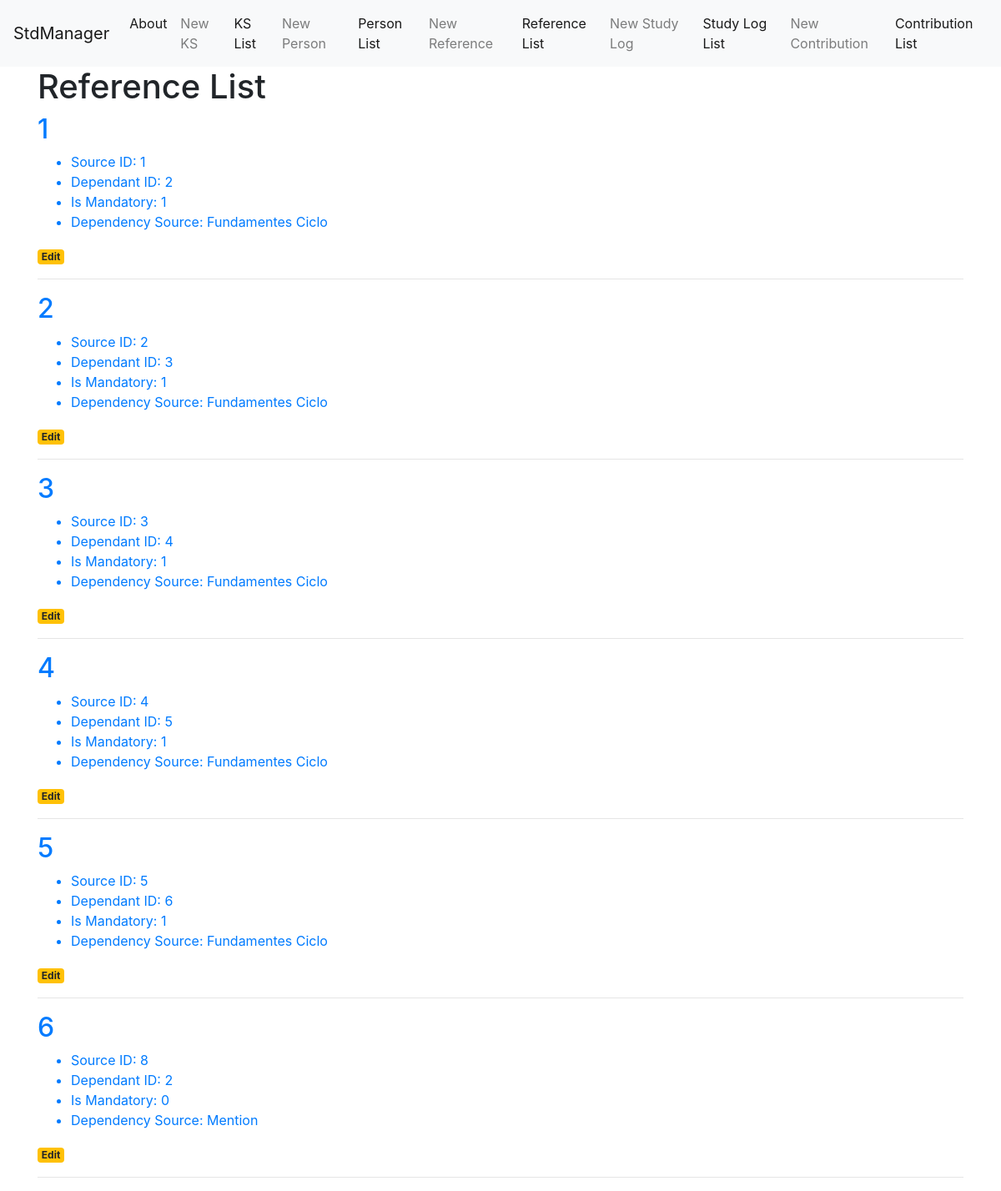
The page /reference-list on the database as committed earlier.
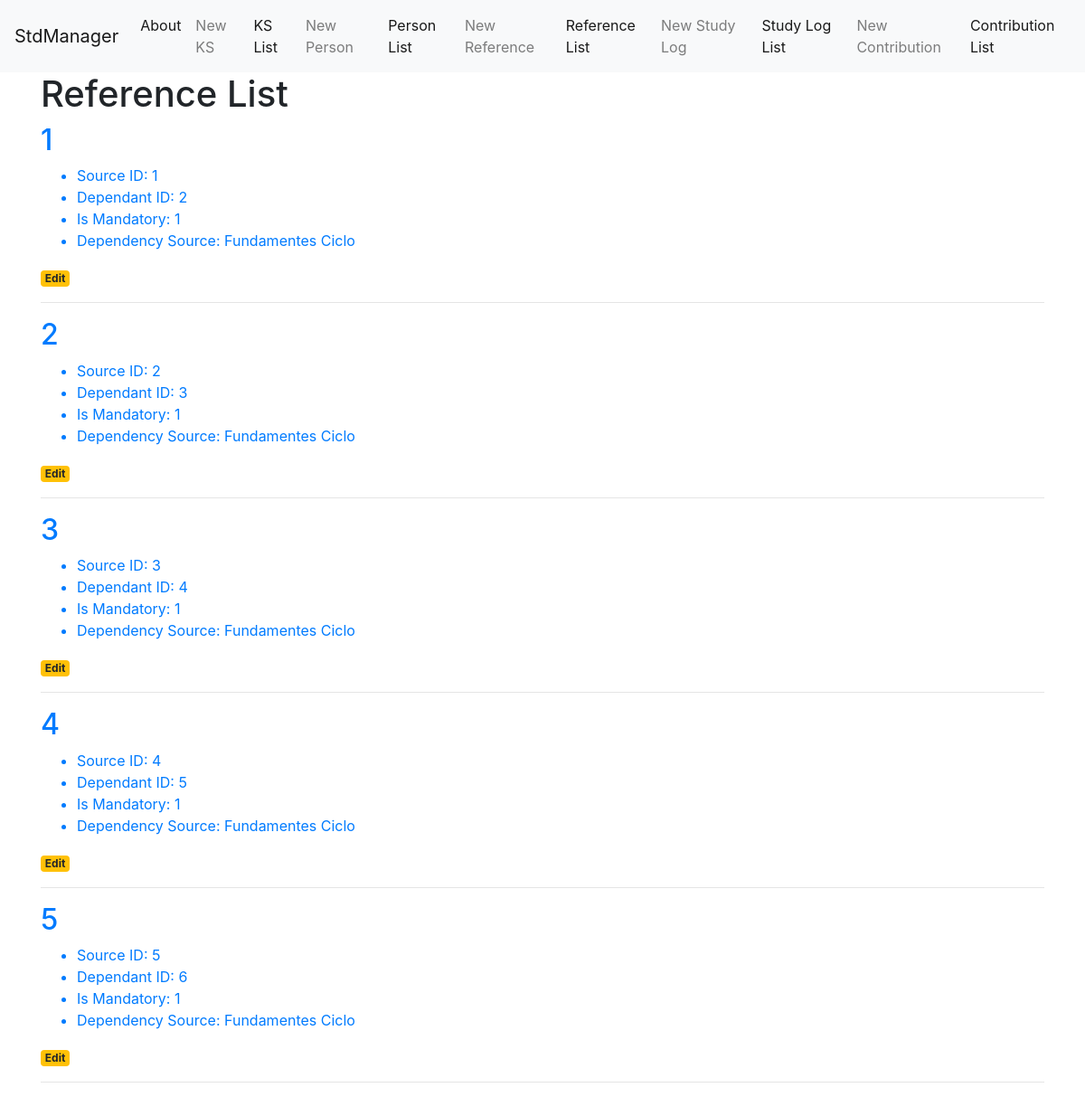
The same page on the database as committed later.
### tables this page shows
CREATE TABLE reference (
	reference_id INTEGER PRIMARY KEY AUTOINCREMENT,
	reference_created_at TIMESTAMP NOT NULL DEFAULT CURRENT_TIMESTAMP,
	ks_source_id INTEGER NOT NULL,
	ks_dependant_id INTEGER NOT NULL,
	is_mandatory BOOLEAN NOT NULL,
	dependency_source TEXT NOT NULL
);

### app.py (the view)
@app.route('/reference-list')
def reference_list():
    conn = get_db_connection()
    reference = conn.execute('SELECT * FROM reference').fetchall()
    conn.close()
    return render_template('reference_list.html', reference=reference)

### app.py (called while the page is built)
def get_db_connection():
    conn = sqlite3.connect('database.db')
    conn.row_factory = sqlite3.Row
    return conn

### templates/reference_list.html
{% extends 'base.html' %}
{% block content %}
    <h1>{% block title %} Reference List {% endblock %}</h1>
    {% for item in reference %}
        <a href="#">
            <h2>{{ item['reference_id'] }}</h2>
            <ul>
                <li>Source ID: {{ item['ks_source_id'] }}</li>
                <li>Dependant ID: {{ item['ks_dependant_id'] }}</li>
                <li>Is Mandatory: {{ item['is_mandatory'] }}</li>
                <li>Dependency Source: {{ item['dependency_source'] }}</li>
            </ul>
        </a>
        <a href="{{ url_for('reference_edit', reference_id=item['reference_id']) }}">
            <span class="badge badge-warning">Edit</span>
        </a>
        <hr>
    {% endfor %}
{% endblock %}

Rows that differ between the two databases and show on the page:
removed reference: reference_id "6", ks_source_id "8", ks_dependant_id "2", is_mandatory "0", dependency_source "Mention"
